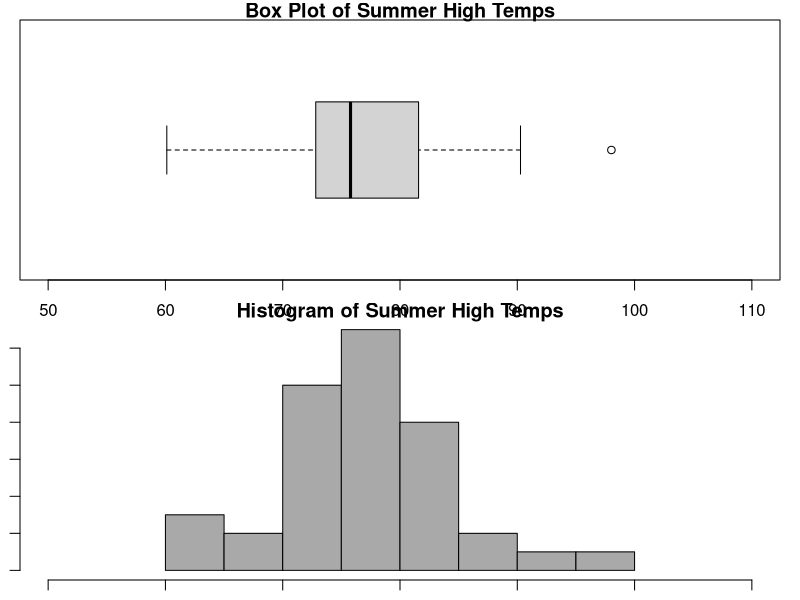

R code for this plot:
temps <- rnorm(40,mean=76,sd=9)
head(temps)
summary(temps)
fivenum(temps)
par(mar=c(1,1,1,1)) #solution figure margins too large
par(mfrow=c(2,1))
boxplot(temps,main="Box Plot of Summer High Temps",ylim=c(50,110),xlab="Temperature (deg F)",horizontal=TRUE)
hist(temps,main="Histogram of Summer High Temps",col="darkgray",xlim=c(50,110),xlab="Temperature (deg F)")
dev.off() # only when you're ready to shut down your graphics window